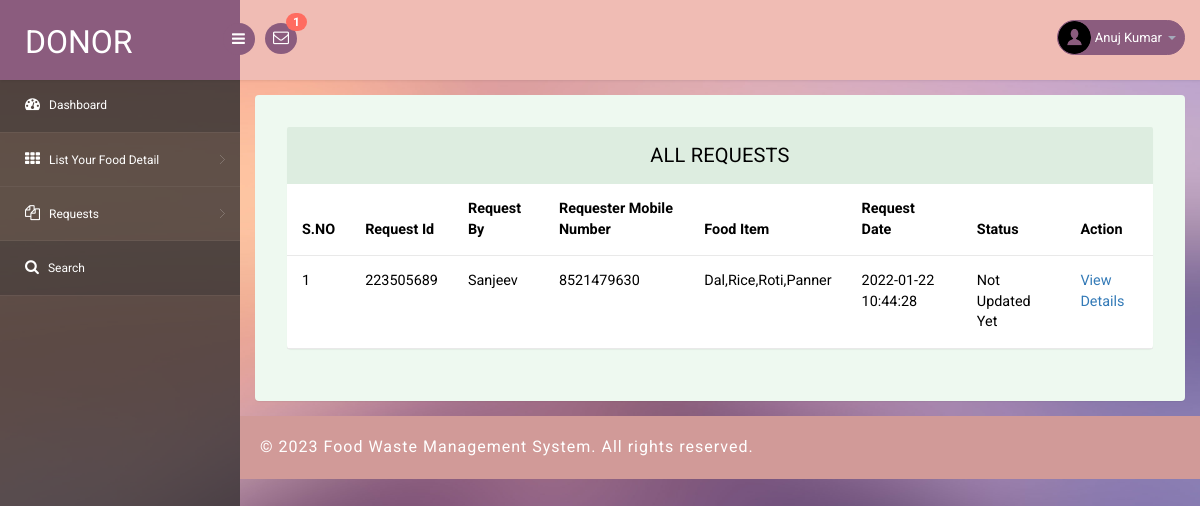
/fwms/donor/all-requests.php (signed in), run on the app's committed database.
### tables this page shows
CREATE TABLE `tbldonor` (
  `ID` int(10) NOT NULL,
  `FullName` varchar(200) DEFAULT NULL,
  `Email` varchar(200) DEFAULT NULL,
  `MobileNumber` bigint(10) DEFAULT NULL,
  `Password` varchar(120) DEFAULT NULL,
  `RegDate` timestamp NULL DEFAULT current_timestamp()
);

CREATE TABLE `tblfoodrequests` (
  `id` int(11) NOT NULL,
  `requestNumber` bigint(12) DEFAULT NULL,
  `foodId` int(1) DEFAULT NULL,
  `fullName` varchar(150) DEFAULT NULL,
  `mobileNumber` bigint(12) DEFAULT NULL,
  `message` mediumtext DEFAULT NULL,
  `requestDate` timestamp NULL DEFAULT current_timestamp(),
  `status` varchar(120) DEFAULT NULL,
  `donorRemark` mediumtext DEFAULT NULL,
  `requestCompletionDate` timestamp NULL DEFAULT NULL ON UPDATE current_timestamp()
);

CREATE TABLE `tblfood` (
  `ID` int(10) NOT NULL,
  `DonorID` int(10) DEFAULT NULL,
  `foodId` int(10) DEFAULT NULL,
  `FoodItems` mediumtext DEFAULT NULL,
  `StateName` varchar(200) DEFAULT NULL,
  `CityName` varchar(200) DEFAULT NULL,
  `Description` mediumtext DEFAULT NULL,
  `PickupDate` varchar(200) DEFAULT NULL,
  `PickupAddress` mediumtext DEFAULT NULL,
  `ContactPerson` varchar(200) DEFAULT NULL,
  `CPMobNumber` bigint(10) DEFAULT NULL,
  `Image` varchar(200) DEFAULT NULL,
  `CreationDate` timestamp NULL DEFAULT current_timestamp(),
  `UpdationDate` timestamp NULL DEFAULT NULL ON UPDATE current_timestamp()
);

### fwms/donor/all-requests.php (the view, shortened to what this page needs)
<?php
include('includes/dbconnection.php');
if (strlen($_SESSION['pgasoid']==0)) {
  header('location:logout.php');
  } else{
?>
<!DOCTYPE html>
<head>
<link rel="stylesheet" href="css/bootstrap.min.css" >
<link href="css/style.css" rel='stylesheet' type='text/css' />
<link href="css/style-responsive.css" rel="stylesheet"/>
<link rel="stylesheet" href="css/font.css" type="text/css"/>
<link href="css/font-awesome.css" rel="stylesheet">
</head>
<body>
<section id="container">
<?php include_once('includes/header.php');?>
<?php include_once('includes/sidebar.php');?>
<section id="main-content">
	<section class="wrapper">
		<div class="table-agile-info">
 <div class="panel panel-default">
    <div class="panel-heading">
All Requests
    </div>
    <div>
      <table class="table" ui-jq="footable" ui-options='{
        "paging": {
          "enabled": true
        },
        "filtering": {
          "enabled": true
        },
        "sorting": {
          "enabled": true
        }}'>
        <thead>
          <tr>
            <th data-breakpoints="xs">S.NO</th>
            <th>Request Id</th>
            <th>Request By</th>
            <th>Requester Mobile Number</th>
            <th>Food Item</th>
            <th>Request Date</th>
            <th>Status</th>
            <th data-breakpoints="xs">Action</th>
          </tr>
        </thead>
        <tbody>
        <?php
        $donarid=$_SESSION['pgasoid'];
$ret=mysqli_query($con,"select tblfoodrequests.id as frid,tblfood.ID as foodid,tblfood.FoodItems,tblfoodrequests.requestNumber,tblfoodrequests.fullName,tblfoodrequests.mobileNumber,tblfoodrequests.message,tblfoodrequests.requestDate,tblfoodrequests.status from
tblfoodrequests
 join tblfood  on tblfood.ID=tblfoodrequests.foodId
 where tblfood.DonorID='$donarid'");
$cnt=1;
$count=mysqli_num_rows($ret);
if($count>0){
while ($row=mysqli_fetch_array($ret)) {
?>
          <tr data-expanded="true">
            <td><?php echo $cnt;?></td>
              <td><?php  echo $row['requestNumber'];?></td>
                  <td><?php  echo $row['fullName'];?></td>
                  <td><?php  echo $row['mobileNumber'];?></td>
                  <td><?php  echo $row['FoodItems'];?></td>
                  <td><?php  echo $row['requestDate'];?></td>
                   <?php if($row['status']==""){ ?>
                     <td class="font-w600"><?php echo "Not Updated Yet"; ?></td>
                     <?php } else { ?>
                      <td><?php  echo $row['status'];?></td><?php } ?>
                  <td><a href="view-requestdetails.php?frid=<?php echo $row['frid'];?>">View Details</a></td>
                </tr>
                <?php
$cnt=$cnt+1;
}} else {?>
<tr>
  <td colspan="9" style="color:red">No Record Found</td>
</tr>
<?php } ?>
 </tbody>
            </table>
    </div>
  </div>
</div>
</section>
		 <?php include_once('includes/footer.php');?>
</section>
</section>
</body>
</html>
<?php }  ?>

### fwms/donor/includes/header.php (shortened to what this page needs)
<header class="header fixed-top clearfix">
<div class="brand">
    <a href="dashboard.php" class="logo">
        Donor
    </a>
    <div class="sidebar-toggle-box">
        <div class="fa fa-bars"></div>
    </div>
</div>
<div class="nav notify-row" id="top_menu">
    <ul class="nav top-menu">
                <?php
        $did=$_SESSION['pgasoid'];
$ret1=mysqli_query($con,"select tblfoodrequests.id,fullName,requestNumber from tblfoodrequests
 join tblfood  on tblfood.ID=tblfoodrequests.foodId
 where tblfood.DonorID='$did' and (tblfoodrequests.status is null || tblfoodrequests.status='')");
$num=mysqli_num_rows($ret1);
?>
        <li id="header_inbox_bar" class="dropdown">
            <a data-toggle="dropdown" class="dropdown-toggle" href="#">
                <i class="fa fa-envelope-o"></i>
                <span class="badge bg-important"><?php echo $num;?></span>
            </a>
        </li>
    </ul>
</div>
<div class="top-nav clearfix">
    <ul class="nav pull-right top-menu">
        <li class="dropdown">
            <a data-toggle="dropdown" class="dropdown-toggle" href="#">
                <?php
$donorid=$_SESSION['pgasoid'];
$ret=mysqli_query($con,"select FullName from  tbldonor where ID='$donorid'");
$row=mysqli_fetch_array($ret);
$name=$row['FullName'];
?>
                <img alt="" src="images/2.png">
                <span class="username"><?php echo $name; ?></span>
                <b class="caret"></b>
            </a>
        </li>
    </ul>
</div>
</header>

### fwms/donor/css/style.css (style rules this page uses)
ul, ol { margin: 0; }
html, body { font-family: 'Roboto', sans-serif; font-size: 100%; overflow-x: hidden; background: url(../images/bg.jpg) no-repeat 0px 0px; background-size:cover; }
body a { transition: 0.5s all ease; -webkit-transition: 0.5s all ease; -moz-transition: 0.5s all ease; -o-transition: 0.5s all ease; -ms-transition: 0.5s all ease; text-decoration:none; }
ul,label { margin:0; padding:0; }
#main-content { margin-left:240px; -webkit-transition:all .3s ease-in-out; -moz-transition:all .3s ease-in-out; -o-transition:all .3s ease-in-out; transition:all .3s ease-in-out; }
.header { left:0; right:0; z-index:1002; background:rgb(240, 188, 180); -webkit-transition:all .3s ease-in-out; -moz-transition:all .3s ease-in-out; -o-transition:all .3s ease-in-out; transition:all .3s ease-in-out; }
.fixed-top { position:fixed; box-shadow:1px 0 3px rgba(0,0,0,.15); }
.wrapper { display:inline-block; margin-top:80px; padding:15px; width:100%; }
.brand { background:#8b5c7e; float:left; width:240px; height:80px; position:relative; }
a.logo { font-size:32px; color:#fff; float:left; margin:20px 0 0 25px; text-transform:uppercase; }
#top_menu .nav>li,ul.top-menu>li { float:left; }
.notify-row { float:left; margin-top:23px; margin-left:25px; }
ul.top-menu { margin-right:15px; margin-top: 0; }
ul.top-menu > li > a { color: #fff; font-size: 16px; background: #8b5c7e; padding: 4px 8px; margin-right: 15px; border-radius: 50%; -webkit-border-radius: 50%; padding-right: 8px !important; }
.notify-row .badge { position:absolute; right:-10px; top:-10px; z-index:100; }
.top-nav { margin-top:20px; }
.top-nav img { border-radius:50%; -webkit-border-radius:50%; width:33px; }
.top-nav .username { font-size:13px; color:#fff; }
.top-nav ul.top-menu>li>a { border-radius: 100px; -webkit-border-radius: 100px; padding: 0px; background: none; margin-right: 0; border: 1px solid #8b5c7e; background: #8b5c7e; }
.top-nav ul.top-menu>li { margin-left:10px; }
.top-nav .nav .caret { border-bottom-color:#A4AABA; border-top-color:#A4AABA; }
.sidebar-toggle-box { float:left; margin-top:23px; margin-left:-15px; background:#8b5c7e; border-radius:50%; -webkit-border-radius:50%; width:32px; height:32px; position:absolute; right:-15px; }
.sidebar-toggle-box .fa-bars { cursor:pointer; display:inline-block; font-size:15px; padding:8px 8px 8px 9px; color:#fff; }
.panel-heading { position: relative; height: 57px; line-height: 57px; letter-spacing: 0.2px; color: #000; font-size: 18px; font-weight: 400; padding: 0 16px; background:#ddede0; border-top-right-radius: 2px; border-top-left-radius: 2px; text-transform: uppercase; text-align: center; }
.panel { border: none ! important; }
.table>thead>tr>th { border-bottom: 1px solid #e1ab91 ! important; }
.table>tbody>tr>td, .table>tbody>tr>th, .table>tfoot>tr>td, .table>tfoot>tr>th, .table>thead>tr>td, .table>thead>tr>th { border-bottom: 1px solid #e9e9e9 ! important; }
.table > thead > tr > th, .table > tbody > tr > th, .table > tfoot > tr > th, .table > thead > tr > td, .table > tbody > tr > td, .table > tfoot > tr > td { border-top: none !important; }
.table td, .table>tbody>tr>td, .table>tbody>tr>th, .table>tfoot>tr>td, .table>tfoot>tr>th, .table>thead>tr>td, .table>thead>tr>th { padding: 15px!important; }
.table > thead > tr > th, .table > tbody > tr > th, .table > tfoot > tr > th, .table > thead > tr > td, .table > tbody > tr > td, .table > tfoot > tr > td { font-size: 0.9em; color: #000; border-top: none !important; }
.table-agile-info { background: #eef9f0; padding: 2em; border-radius: 4px; -webkit-box-shadow: 0 1px 1px rgba(0,0,0,.05); box-shadow: 0 1px 1px rgba(0,0,0,.05); }
.panel-default>.panel-heading { color: #000000 ! important; background-color: #ddede0 ! important; border-color: #ddede0 ! important; font-size: 20px; }
.badge.bg-important { background: #ff6c60; }

### data on the page
tbldonor: FullName "Anuj Kumar"
tblfoodrequests: requestNumber "223505689", fullName "Sanjeev", mobileNumber "8521479630", foodId.FoodItems "Dal,Rice,Roti,Panner", requestDate "2022-01-22 10:44:28", shows "Not Updated Yet"

### other printed values
$num "1"
